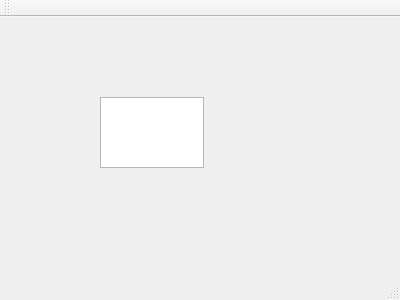
<?xml version="1.0" encoding="UTF-8"?>
<ui version="4.0">
 <class>MainWindow</class>
 <widget class="QMainWindow" name="MainWindow">
  <property name="geometry">
   <rect>
    <x>0</x>
    <y>0</y>
    <width>400</width>
    <height>300</height>
   </rect>
  </property>
  <property name="windowTitle">
   <string>MainWindow</string>
  </property>
  <widget class="QWidget" name="centralWidget">
   <widget class="ZTextEdit" name="textEdit">
    <property name="geometry">
     <rect>
      <x>100</x>
      <y>80</y>
      <width>104</width>
      <height>71</height>
     </rect>
    </property>
   </widget>
  </widget>
  <widget class="QMenuBar" name="menuBar">
   <property name="geometry">
    <rect>
     <x>0</x>
     <y>0</y>
     <width>400</width>
     <height>23</height>
    </rect>
   </property>
  </widget>
  <widget class="QToolBar" name="mainToolBar">
   <attribute name="toolBarArea">
    <enum>TopToolBarArea</enum>
   </attribute>
   <attribute name="toolBarBreak">
    <bool>false</bool>
   </attribute>
  </widget>
  <widget class="QStatusBar" name="statusBar"/>
 </widget>
 <layoutdefault spacing="6" margin="11"/>
 <customwidgets>
  <customwidget>
   <class>ZTextEdit</class>
   <extends>QTextEdit</extends>
   <header location="global">ztextedit.h</header>
  </customwidget>
 </customwidgets>
 <resources/>
 <connections/>
</ui>
